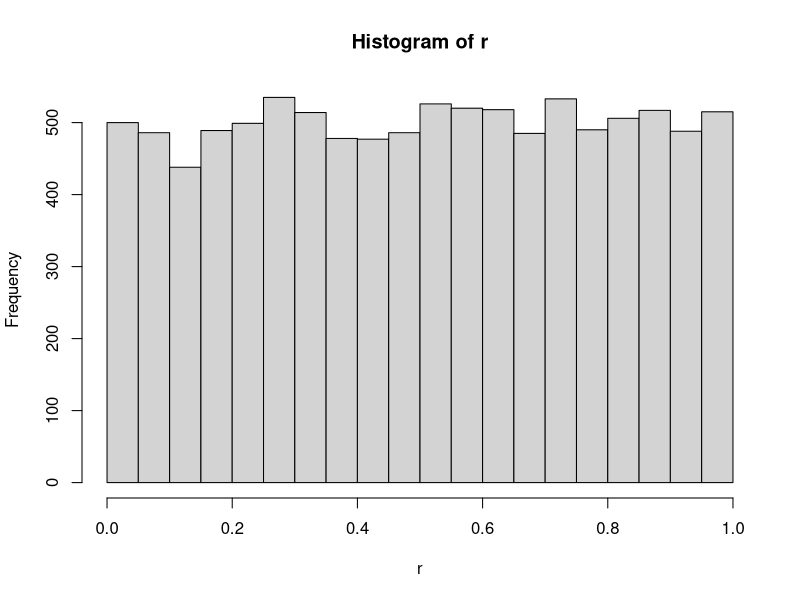
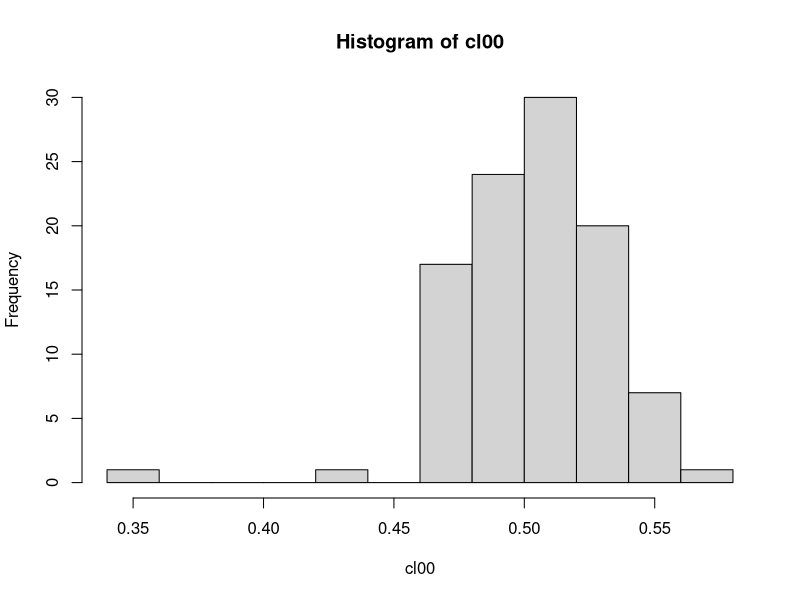

These figures' R source, in order:
# demonstration of CLT

# generate 10000 numbers for uniform distribution
r = runif(10000)
r
hist(r)
meanr = mean(r)
sdr = sd(r)

# draw 3 random samples from the distribution
samples1 = sample(r,4)
samples1

samples2 = sample(r,4)
samples2

samples3 = sample(r,4)
samples3

mean(samples1)
mean(samples2)
mean(samples3)

# run a for loop
cl00 = mean (sample(r,4))
cl00

for (i in 1:100){
  cl00 = c(cl00, mean(sample(r,100)))
}

cl00
mean(cl00)

hist(cl00)


